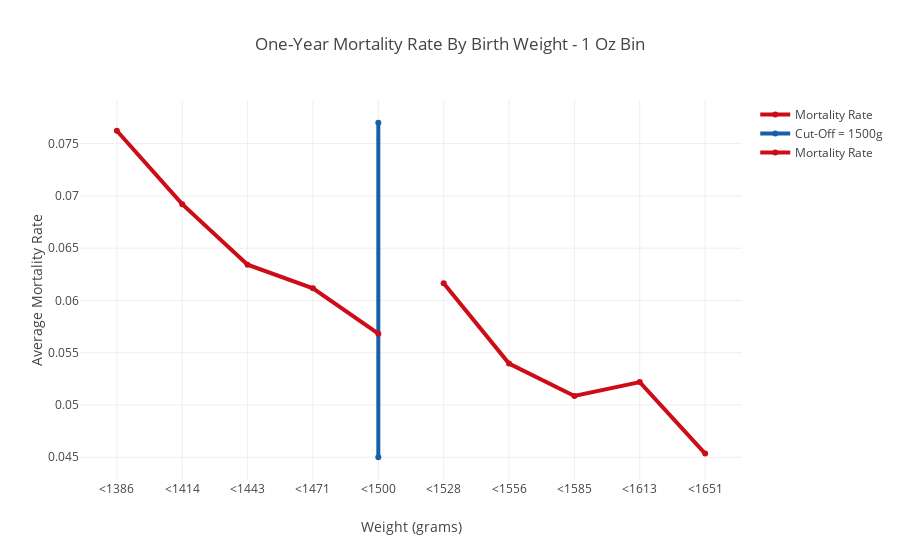

The cell this chart's notebook holds for it:
### Code cell
# Plot Mortality vs Birthweight
trace_0_data = birth_df[birth_df['bweight'] >= 1500].groupby("birth_bins_1_oz").mean()["agedth5"].values
ounces_0 = list(birth_df[birth_df['bweight'] >= 1500].groupby("birth_bins_1_oz").mean()["agedth5"].index)

trace_1_data = birth_df[birth_df['bweight'] < 1500].groupby("birth_bins_1_oz").mean()["agedth5"].values
ounces_1 = list(birth_df[birth_df['bweight'] < 1500].groupby("birth_bins_1_oz").mean()["agedth5"].index)

trace0 = go.Scatter(
    x = ounces_0,
    y = trace_0_data,
    name = 'Mortality Rate',
    line = dict(
        color = ('rgb(205, 12, 24)'),
        width = 4)
)

trace1 = go.Scatter(
x = ["<1500","<1500"],
y = [0.045, 0.077],
name = "Cut-Off = 1500g",
    line = dict(
        color = ('rgb(22, 96, 167)'),
        width = 4,))

trace2 = go.Scatter(
    x = ounces_1,
    y = trace_1_data,
    name = 'Mortality Rate',
    line = dict(
        color = ('rgb(205, 12, 24)'),
        width = 4)
)

traces = [trace0, trace1, trace2]

layout = dict(title = f'One-Year Mortality Rate By Birth Weight - 1 Oz Bin',
              xaxis = dict(title = 'Weight (grams)'),
              yaxis = dict(title = f'Average Mortality Rate'))

fig = dict(data=traces, layout=layout)

iplot(fig, filename='styled-line')

### Figure 1 — Plotly figure (JSON) as saved in the notebook; plotly's stock layout.template omitted (floating-point values rounded to 4 significant figures)
{"data": [{"line": {"color": "rgb(205, 12, 24)", "width": 4}, "name": "Mortality Rate", "type": "scatter", "x": ["<1386", "<1414", "<1443", "<1471", "<1500", "<1528", "<1556", "<1585", "<1613", "<1651"], "y": [null, null, null, null, null, 0.06165, 0.05396, 0.05086, 0.05219, 0.04535]}, {"line": {"color": "rgb(22, 96, 167)", "width": 4}, "name": "Cut-Off = 1500g", "type": "scatter", "x": ["<1500", "<1500"], "y": [0.045, 0.077]}, {"line": {"color": "rgb(205, 12, 24)", "width": 4}, "name": "Mortality Rate", "type": "scatter", "x": ["<1386", "<1414", "<1443", "<1471", "<1500", "<1528", "<1556", "<1585", "<1613", "<1651"], "y": [0.07623, 0.06921, 0.06342, 0.06117, 0.05682, null, null, null, null, null]}], "layout": {"title": "One-Year Mortality Rate By Birth Weight - 1 Oz Bin", "xaxis": {"title": "Weight (grams)"}, "yaxis": {"title": "Average Mortality Rate"}}}
